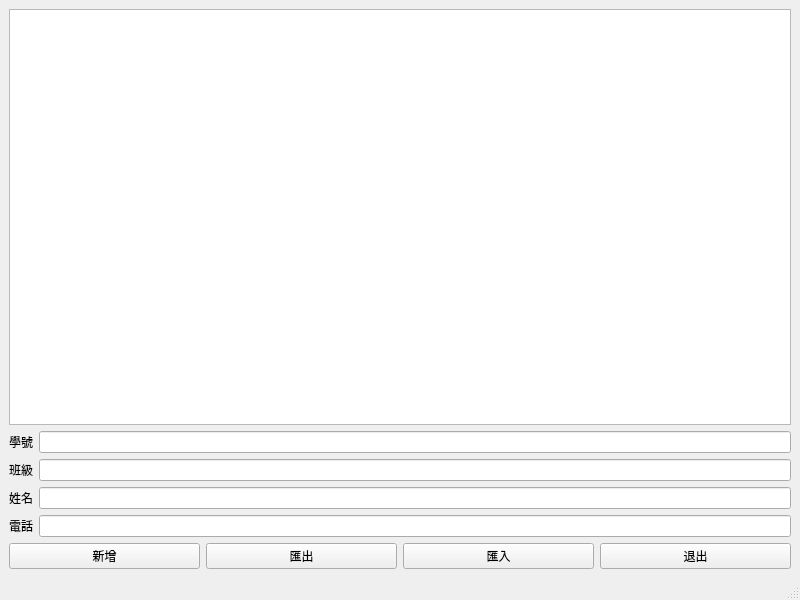
<?xml version="1.0" encoding="UTF-8"?>
<ui version="4.0">
 <class>MainWindow</class>
 <widget class="QMainWindow" name="MainWindow">
  <property name="geometry">
   <rect>
    <x>0</x>
    <y>0</y>
    <width>800</width>
    <height>600</height>
   </rect>
  </property>
  <property name="windowTitle">
   <string>MainWindow</string>
  </property>
  <widget class="QWidget" name="centralwidget">
   <layout class="QVBoxLayout" name="verticalLayout">
    <item>
     <widget class="QTableWidget" name="tableWidget"/>
    </item>
    <item>
     <layout class="QFormLayout" name="formLayout">
      <item row="0" column="0">
       <widget class="QLabel" name="label">
        <property name="text">
         <string>學號</string>
        </property>
       </widget>
      </item>
      <item row="0" column="1">
       <widget class="QLineEdit" name="lineEdit"/>
      </item>
      <item row="1" column="0">
       <widget class="QLabel" name="label_2">
        <property name="text">
         <string>班級</string>
        </property>
       </widget>
      </item>
      <item row="1" column="1">
       <widget class="QLineEdit" name="lineEdit_2"/>
      </item>
      <item row="2" column="0">
       <widget class="QLabel" name="label_3">
        <property name="text">
         <string>姓名</string>
        </property>
       </widget>
      </item>
      <item row="2" column="1">
       <widget class="QLineEdit" name="lineEdit_3"/>
      </item>
      <item row="3" column="0">
       <widget class="QLabel" name="label_4">
        <property name="text">
         <string>電話</string>
        </property>
       </widget>
      </item>
      <item row="3" column="1">
       <widget class="QLineEdit" name="lineEdit_4"/>
      </item>
     </layout>
    </item>
    <item>
     <layout class="QHBoxLayout" name="horizontalLayout">
      <item>
       <widget class="QPushButton" name="pushButton">
        <property name="text">
         <string>新增</string>
        </property>
       </widget>
      </item>
      <item>
       <widget class="QPushButton" name="pushButton_2">
        <property name="text">
         <string>匯出</string>
        </property>
       </widget>
      </item>
      <item>
       <widget class="QPushButton" name="pushButton_3">
        <property name="text">
         <string>匯入</string>
        </property>
       </widget>
      </item>
      <item>
       <widget class="QPushButton" name="pushButton_4">
        <property name="text">
         <string>退出</string>
        </property>
       </widget>
      </item>
     </layout>
    </item>
   </layout>
  </widget>
  <widget class="QMenuBar" name="menubar">
   <property name="geometry">
    <rect>
     <x>0</x>
     <y>0</y>
     <width>800</width>
     <height>25</height>
    </rect>
   </property>
  </widget>
  <widget class="QStatusBar" name="statusbar"/>
 </widget>
 <resources/>
 <connections/>
</ui>
